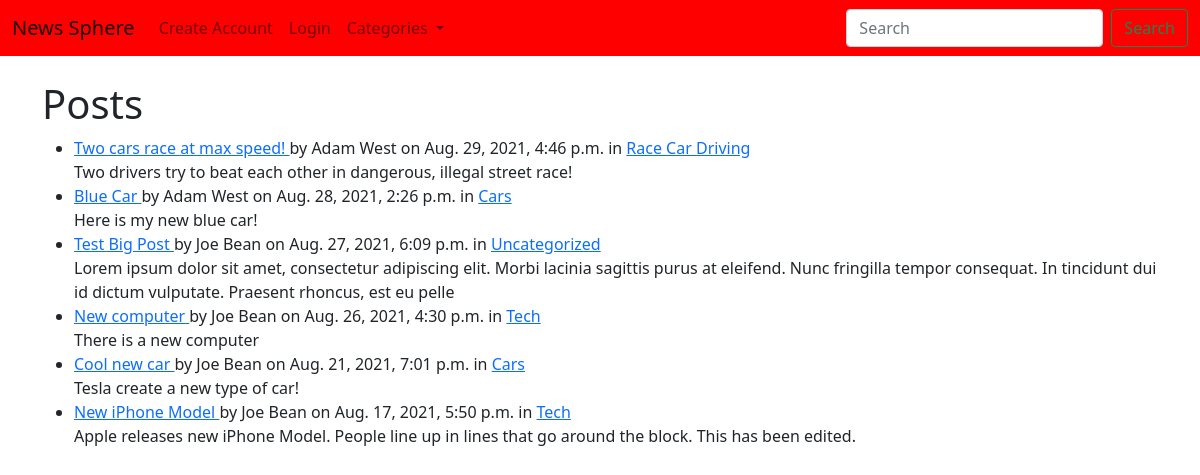
/posts/, run on the app's committed database.
### posts/models.py (models this page shows, shortened)
class Post(models.Model):
    category = models.ForeignKey(Category, on_delete=models.CASCADE, default=1)
    user = models.ForeignKey(User, on_delete=models.CASCADE)
    post_title = models.CharField(max_length=50)
    post_image = models.ImageField(null=True, blank=True, upload_to='uploads/images')
    post_description = models.TextField(max_length=5000)
    pub_date = models.DateTimeField('date published', default=timezone.now)
    votes = models.ManyToManyField(User, related_name='news_posts')

class Category(models.Model):
    name = models.CharField(max_length=50)

### posts/views.py (the view)
# urls.py: path('', views.IndexView.as_view(), name='index'),
class IndexView(generic.ListView):
    template_name = 'posts/index.html'
    context_object_name = 'latest_posts_list'
    def get_context_data(self, **kwargs):
        cat_menu = Category.objects.all()
        context = super().get_context_data(**kwargs)
        context['cat_menu'] = cat_menu
        return context
    def get_queryset(self):
        return Post.objects.order_by('-pub_date')[:10]

### posts/templates/posts/index.html (shortened to what this page needs)
{% extends 'base.html' %}
{% block content %}
<h1> Posts </h1>
{% if latest_posts_list %}
    <ul>
    {% for post in latest_posts_list %}
        <li>
            <a href="{% url 'posts:post_page' post.id %}">
            {{ post.post_title }}
            </a>
            by {{ post.user.first_name }} {{ post.user.last_name }}
            on {{ post.pub_date }}
            in <a href="{% url 'posts:category' post.category.name|slugify %}"> {{ post.category.name }} </a>
            <br/>
            {{ post.post_description|slice:":200" }}
        </li>
    {% endfor %}
    </ul>
{% else %}
    <p>No posts are available.</p>
{% endif %}
{% endblock %}

### data on the page
Post: post_title "Two cars race at max speed!", user.first_name "Adam", user.last_name "West", pub_date "Aug. 29, 2021, 4:46 p.m.", category.name "Race Car Driving", post_description "Two drivers try to beat each other in dangerous, illegal street race!"
Post: post_title "Blue Car", user.first_name "Adam", user.last_name "West", pub_date "Aug. 28, 2021, 2:26 p.m.", category.name "Cars", post_description "Here is my new blue car!"
Post: post_title "Test Big Post", user.first_name "Joe", user.last_name "Bean", pub_date "Aug. 27, 2021, 6:09 p.m.", category.name "Uncategorized", post_description "Lorem ipsum dolor sit amet, consectetur adipiscing elit. Morbi lacinia sagittis purus at eleifend. Nunc fringilla tempor consequat. In tincidunt dui id dictum vulputate. Praesent rhoncus, est eu pelle"
Post: post_title "New computer", user.first_name "Joe", user.last_name "Bean", pub_date "Aug. 26, 2021, 4:30 p.m.", category.name "Tech", post_description "There is a new computer"
Post: post_title "Cool new car", user.first_name "Joe", user.last_name "Bean", pub_date "Aug. 21, 2021, 7:01 p.m.", category.name "Cars", post_description "Tesla create a new type of car!"
Post: post_title "New iPhone Model", user.first_name "Joe", user.last_name "Bean", pub_date "Aug. 17, 2021, 5:50 p.m.", category.name "Tech", post_description "Apple releases new iPhone Model. People line up in lines that go around the block. This has been edited."
